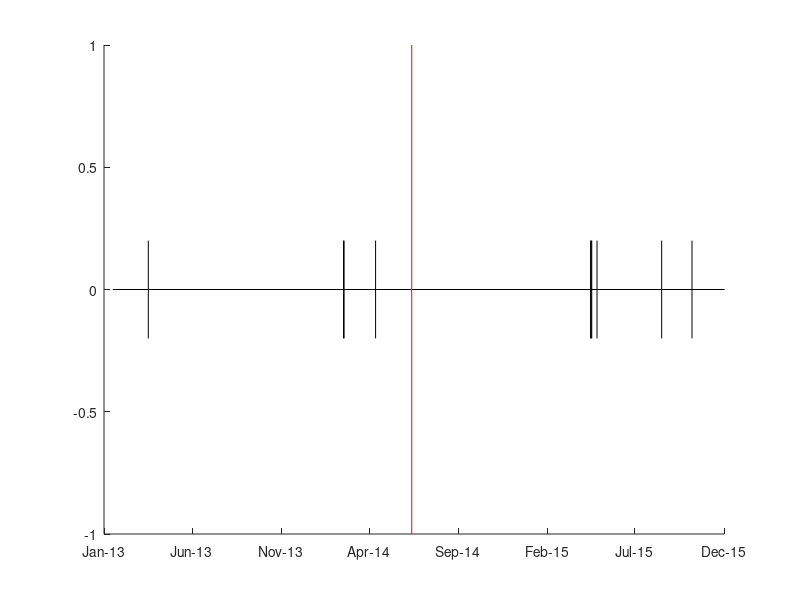

Reproduce this figure in MATLAB.
% 4057 timeline

% dates of sightings
timeline = [2013 3 18 0 0 0;...
    2014 2 16 0 0 0; 2014 2 17 0 0 0; 2014 4 12 0 0 0;...
    2015 4 16 0 0 0; 2015 4 17 0 0 0; 2015 4 18 0 0 0;...
    2015 4 27 0 0 0; 2015 8 16 0 0 0; 2015 10 7 0 0 0];

% minimum critical duration: 118 days after first seen entangled feb 2014
mincriticalduration = [2014 6 13 0 0 0];

% convert to datenum
timelinenum = datenum(timeline);
mincritnum = datenum(mincriticalduration);

% plot
figure(1); clf; hold on
set(gcf,'position',[1 454 1366 219])
for i = 1:length(timelinenum)
plot([timelinenum(i) timelinenum(i)],[-0.2 0.2],'k')
end
plot([735250 736300],[0 0],'k')
plot([mincritnum mincritnum],[-1 1],'r')
set(gca,'xlim',[735250 736300])
xtk = get(gca,'xtick');
set(gca,'xtick',xtk(1:2:end))
datetick('x','mmm-yy')

cd /Users/julievanderhoop/Documents/MATLAB/TOW/DragTheoryComparison
print('Eg4057_SItimeline.eps','-depsc','-r300')